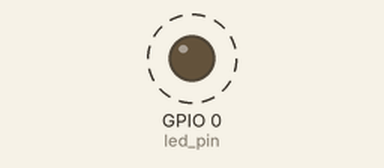
The sketch below on a simulated ESP8266 (NodeMCU). Parts: output pins drawn as LEDs (lit = HIGH). Dashed ring = blinking. WiFi joins after 1.5 s; servers stay silent unless stated; what the sketch prints to the serial monitor is not drawn.

Above: at 2.0 s.
Timing chart, 0 to 6.1 s (numbered marks = the images above):
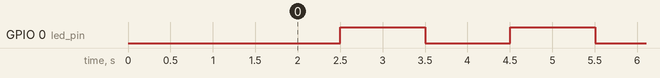

Measured:
- by itself, GPIO 0 (led_pin): alternates HIGH for 1.0 s and LOW for 1.0 s

The sketch:

ESP_FlightCodeRevA.ino
```cpp
/*********
  Rui Santos
  edited by Tylor Jilk
  Blinks LED on and off with OTA upload capability
  Note that a hotspot must be turned on with ssid and password of that given below.
  ArduinoOTA github: https://github.com/esp8266/Arduino/tree/master/libraries/ArduinoOTA
*********/

#include <ESP8266WiFi.h>
#include <ESP8266mDNS.h>
#include <WiFiUdp.h>
#include <ArduinoOTA.h>

// Replace with your network credentials
const char* ssid = "Staging2K19";
const char* password = "sEWnon6YhY!y7Ul#wwd&";
const int led_pin = 0; // pin 0 connected to LED on h.boson 1.0

void setup() {
  pinMode(led_pin, OUTPUT);
  Serial.begin(115200);
  while (!Serial){
    ;
  }
  Serial.println("Booting");
  WiFi.mode(WIFI_STA);
  WiFi.begin(ssid, password);
  while (WiFi.waitForConnectResult() != WL_CONNECTED) {
    Serial.println("Connection Failed! Rebooting...");
    delay(5000);
    ESP.restart();
  }

  // Port defaults to 8266
  ArduinoOTA.setPort(8266);

  // Hostname defaults to esp8266-[ChipID]
  ArduinoOTA.setHostname("myesp8266");

  // No authentication by default
  ArduinoOTA.setPassword((const char *)"123");

  ArduinoOTA.onStart([]() {
    Serial.println("Start");
  });
  ArduinoOTA.onEnd([]() {
    Serial.println("\nEnd");
  });
  ArduinoOTA.onProgress([](unsigned int progress, unsigned int total) {
    Serial.printf("Progress: %u%%\r", (progress / (total / 100)));
  });
  ArduinoOTA.onError([](ota_error_t error) {
    Serial.printf("Error[%u]: ", error);
    if (error == OTA_AUTH_ERROR) Serial.println("Auth Failed");
    else if (error == OTA_BEGIN_ERROR) Serial.println("Begin Failed");
    else if (error == OTA_CONNECT_ERROR) Serial.println("Connect Failed");
    else if (error == OTA_RECEIVE_ERROR) Serial.println("Receive Failed");
    else if (error == OTA_END_ERROR) Serial.println("End Failed");
  });
  ArduinoOTA.begin();
  Serial.println("Ready");
  Serial.print("IP address: ");
  Serial.println(WiFi.localIP());
}

void loop() {
  ArduinoOTA.handle();
  digitalWrite(led_pin, LOW);
  delay(1000);
  digitalWrite(led_pin, HIGH);
  delay(1000);
}

/*
 * Will want to use the commands
 *    void onStart(OTA_CALLBACK(fn));
 *    void onEnd(OTA_CALLBACK(fn));
 *    void onProgress(OTA_CALLBACK_PROGRESS(fn));
 *    void onError(OTA_CALLBACK_ERROR (fn));
 * to control what the esp does on startup / shutdown so it doesn't do something dumb.
 */
```
